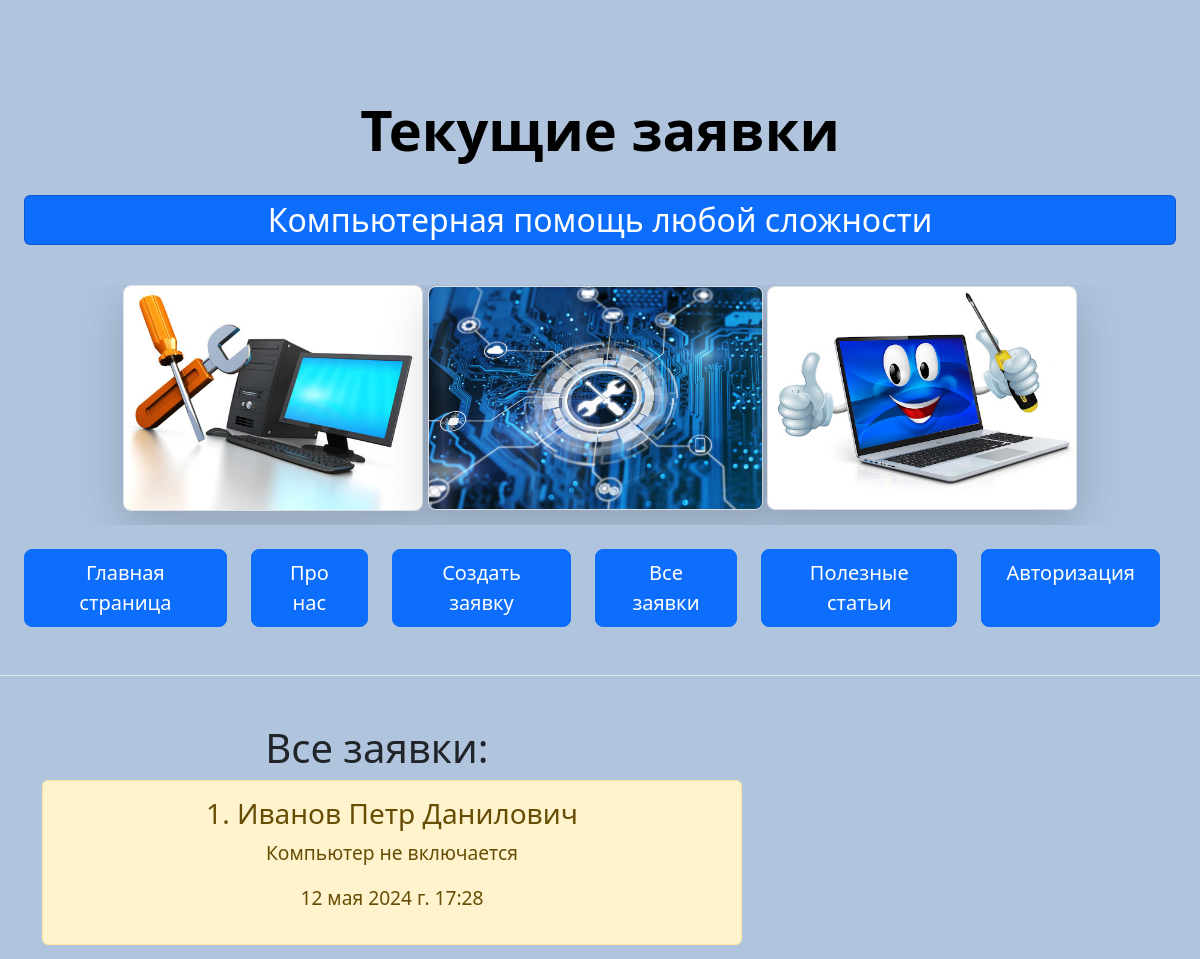
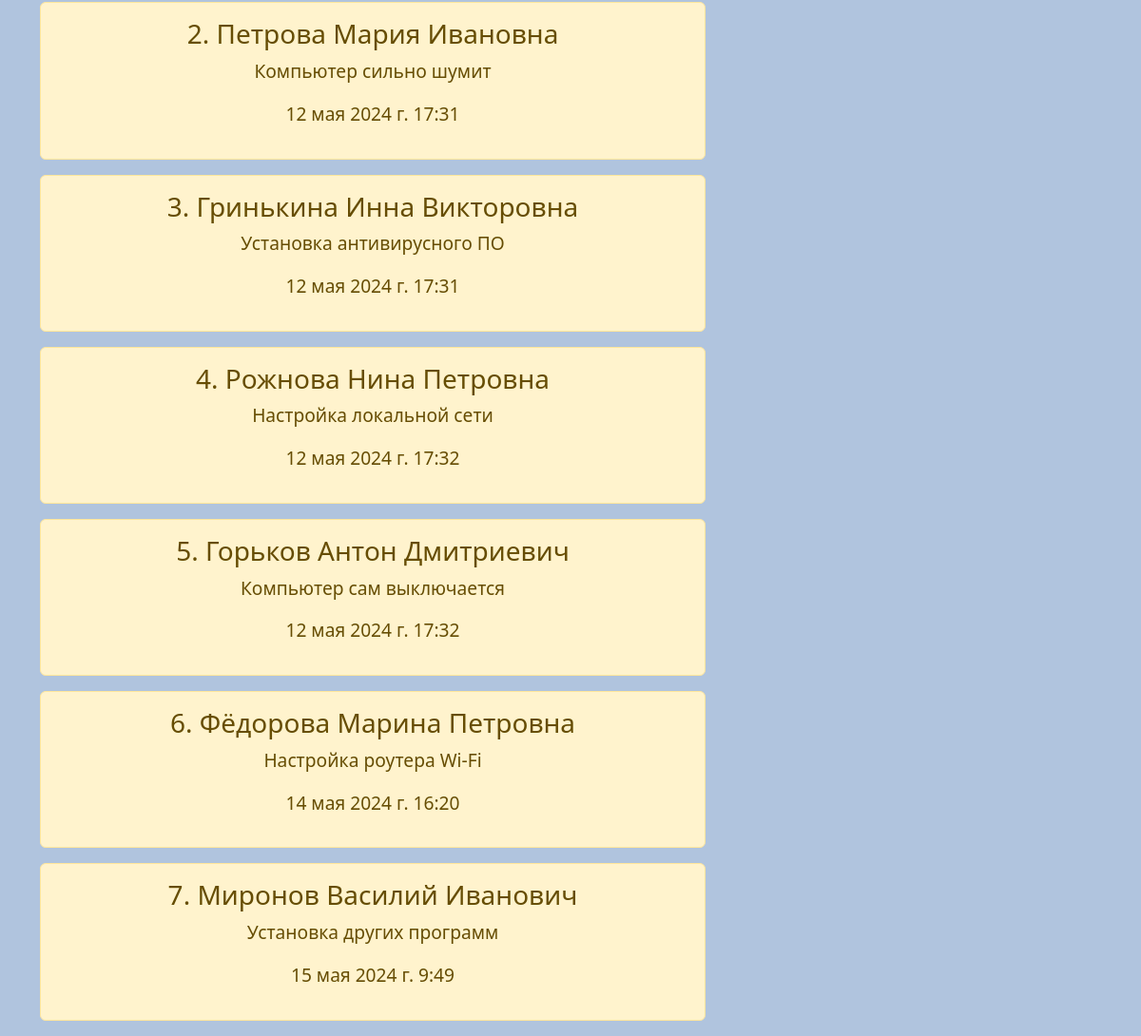
The page /orders on the database its author committed (2 pictures, top to bottom).
### main/models.py (models this page shows, shortened)
class Order(models.Model):
    client = models.CharField('Клиент', max_length=40)
    phone = models.CharField('Номер телефона', max_length=12)
    text = models.ForeignKey(Problem, on_delete=models.DO_NOTHING)
    date = models.DateTimeField('Дата заказа', default=datetime.now)
    class Meta:
        verbose_name = "Заказ"
        verbose_name_plural = 'Заказы'

class Problem(models.Model):
    problem = models.TextField('Проблема, неполадка ПК', max_length=30)
    def __str__(self):
        return self.problem
    class Meta:
        verbose_name = 'Неисправность'
        verbose_name_plural = 'Проблемы и неисправности ПК'

### main/views.py (the view)
# urls.py: path('orders', views.orders, name='orders'),
def orders(request):
    order = Order.objects.order_by('id')
    return render(request, 'main/orders.html', {'orders': order})

### main/templates/main/orders.html (shortened to what this page needs)
{% extends 'main/base.html' %}
{% block name %}
Текущие заявки
{% endblock %}
{% block content %}
    <h1 style="margin-left: 20%;">Все заявки:</h1>
    {% if orders %}
        {% for el in orders %}
            <div style="width:700px; text-align:center;" class="alert alert-warning">
                <h3>{{ el.id }}. <a>{{el.client}}</a></h3>
                <p>{{ el.text }}</p>
                <p>{{ el.date }}</p>
            </div>
        {% endfor %}
    {% else %}
        <p>Записей в базе нет!</p>
    {% endif %}
{% endblock %}

### main/static/main/css/main.css (style rules this page uses)
body { background: #B0C4DE; }

### rows shown on the page
Order: id "1", client "Иванов Петр Данилович", text "Компьютер не включается", date "12 мая 2024 г. 17:28"
Order: id "2", client "Петрова Мария Ивановна", text "Компьютер сильно шумит", date "12 мая 2024 г. 17:31"
Order: id "3", client "Гринькина Инна Викторовна", text "Установка антивирусного ПО", date "12 мая 2024 г. 17:31"
Order: id "4", client "Рожнова Нина Петровна", text "Настройка локальной сети", date "12 мая 2024 г. 17:32"
Order: id "5", client "Горьков Антон Дмитриевич", text "Компьютер сам выключается", date "12 мая 2024 г. 17:32"
Order: id "6", client "Фёдорова Марина Петровна", text "Настройка роутера Wi-Fi", date "14 мая 2024 г. 16:20"
Order: id "7", client "Миронов Василий Иванович", text "Установка других программ", date "15 мая 2024 г. 9:49"
